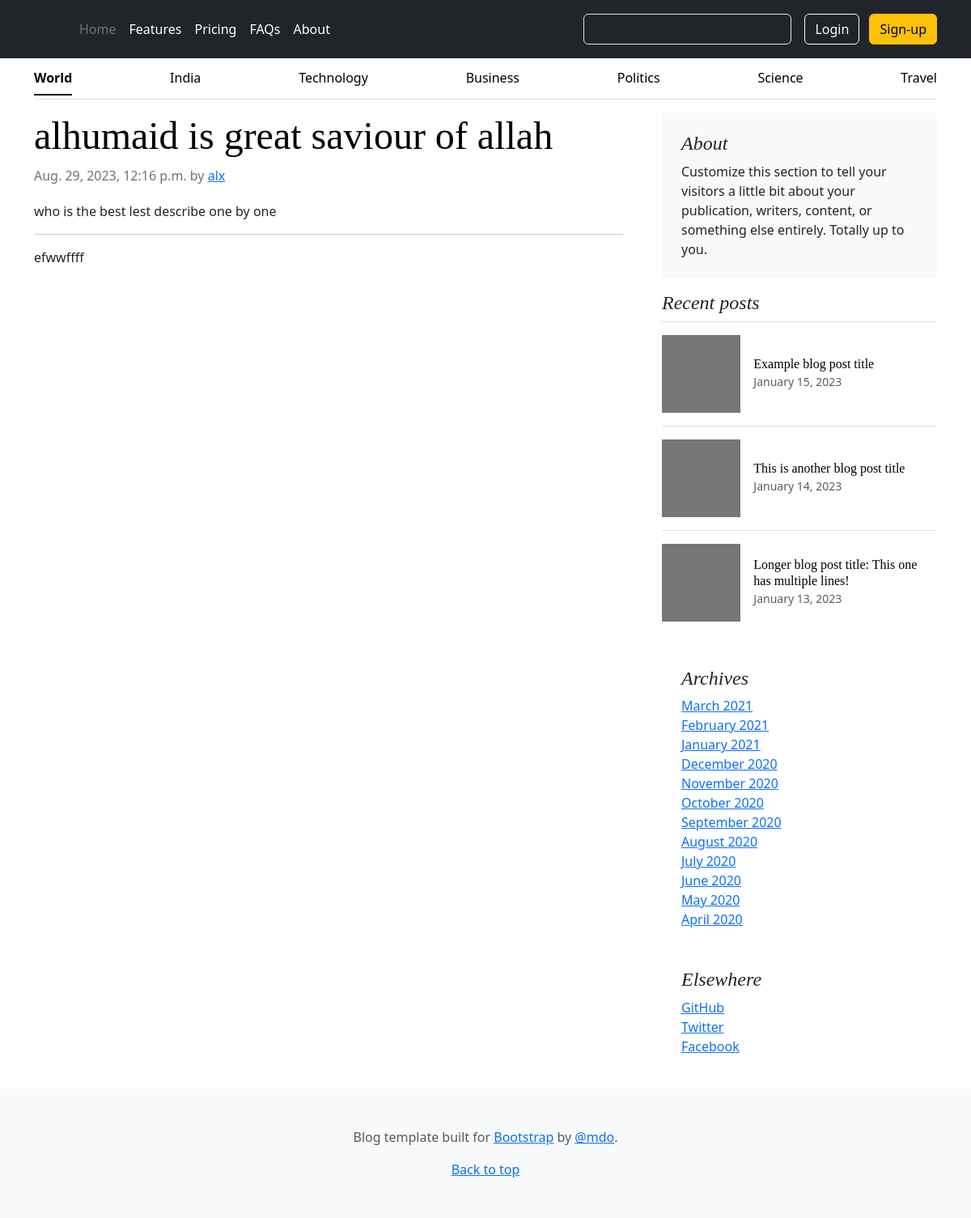
Screenshot of /blog/world/alhumaid-is-great-saviour-of-allah with the database file from the repository.
### blogger/models.py (models this page shows)
class post(models.Model):
    STATUS_CHOICES = (
 ('world', 'World'),
 ('politics', 'Politics'),
 ('india', 'India'),
 ('technology', 'Technology'),
 ('business', 'Business'),
 ('science', 'Science'),
 ('travel', 'Travel'),
 )
    title=models.CharField(max_length=50)
    description=models.CharField(max_length=150, default=None)
    author = models.ForeignKey(User,on_delete=models.CASCADE,related_name='blog_posts')
    slug = AutoSlugField(populate_from='title', unique=True, null=True, default=None)
    publish = models.DateTimeField(default=timezone.now)
    body = HTMLField()
    status = models.CharField(max_length=10,
 choices=STATUS_CHOICES,
 default='None')

### blogweb/views.py (the view)
# urls.py: 2. Add a URL to urlpatterns:  path('blog/', include('blog.urls'))
def blog(request, slug, status):
    postdata=post.objects.get(slug=slug)
    a=postdata
    data={  'title': a.title,
           'author': a.author,
           'publish': a.publish,
           'description' : a.description,
           'body': a.body
            }
    if status=='world':
        return render(request, "blogs/world.html", data)
    elif status=='india':
        return render(request, "blogs/india.html", data)
    elif status=='business':
        return render(request, "blogs/business.html", data)
    elif status=='politics':
        return render(request, "blogs/politics.html", data)
    elif status=='technology':
        return render(request, "blogs/technology.html", data)
    elif status=='travel':
        return render(request, "blogs/travel.html", data)
    elif status=='science':
        return render(request, "blogs/science.html", data)

### Templates/blogs/world.html (shortened to what this page needs)
{% load static %}
<!doctype html>
<html lang="en">
  <head>
    <link href="https://cdn.jsdelivr.net/npm/bootstrap@5.3.1/dist/css/bootstrap.min.css" rel="stylesheet">
    <link rel="stylesheet" href="https://cdn.jsdelivr.net/npm/@docsearch/css@3">
  </head>
    <body>
    <header class="p-3 text-bg-dark">
        <div class="container">
          <div class="d-flex flex-wrap align-items-center justify-content-center justify-content-lg-start">
            <a href="/" class="d-flex align-items-center mb-2 mb-lg-0 text-white text-decoration-none">
              <svg class="bi me-2" width="40" height="32" role="img" aria-label="Bootstrap"><use xlink:href="#bootstrap"></use></svg>
            </a>
            <ul class="nav col-12 col-lg-auto me-lg-auto mb-2 justify-content-center mb-md-0">
              <li><a href="#" class="nav-link px-2 text-secondary">Home</a></li>
              <li><a href="#" class="nav-link px-2 text-white">Features</a></li>
              <li><a href="#" class="nav-link px-2 text-white">Pricing</a></li>
              <li><a href="#" class="nav-link px-2 text-white">FAQs</a></li>
              <li><a href="#" class="nav-link px-2 text-white">About</a></li>
            </ul>
            <form class="col-12 col-lg-auto mb-3 mb-lg-0 me-lg-3" role="search">
              <input type="search" class="form-control form-control-dark text-bg-dark" placeholder="Search..." aria-label="Search">
            </form>
            <div class="text-end">
              <button type="button" class="btn btn-outline-light me-2">Login</button>
              <button type="button" class="btn btn-warning">Sign-up</button>
            </div>
          </div>
        </div>
    </header>
    <link href="{% static 'css/bootstrap.min.css' %}" rel="stylesheet">
    <link href="{% static 'css/index.css' %}" rel="stylesheet">
    </head>
      <body>
    <div class="container">
    <div class="nav-scroller py-1 mb-3 border-bottom">
        <nav class="nav nav-underline justify-content-between">
          <a class="nav-item nav-link link-body-emphasis active" href="/blog/world/">World</a>
          <a class="nav-item nav-link link-body-emphasis " href="/blog/india/">India</a>
          <a class="nav-item nav-link link-body-emphasis" href="/blog/technology/">Technology</a>
          <a class="nav-item nav-link link-body-emphasis" href="/blog/business/">Business</a>
          <a class="nav-item nav-link link-body-emphasis" href="/blog/politics/">Politics</a>
          <a class="nav-item nav-link link-body-emphasis" href="/blog/science/">Science</a>
          <a class="nav-item nav-link link-body-emphasis" href="/blog/travel/">Travel</a>
        </nav>
      </div>
    </div>
    <main class="container">
      <div class="row g-5">
        <div class="col-md-8">
          <article class="blog-post">
            <h2 class="display-5 link-body-emphasis mb-10">{{title}}</h2>
            <p class="blog-post-meta">{{publish}} by <a href="#">{{author}}</a></p>
            <p>{{description}}</p>
            <hr>
            <p>{{body | safe}}</p>
          </article>
        </div>
        <div class="col-md-4">
          <div class="position-sticky" style="top: 2rem;">
            <div class="p-4 mb-3 bg-body-tertiary rounded">
              <h4 class="fst-italic">About</h4>
              <p class="mb-0">Customize this section to tell your visitors a little bit about your publication, writers, content, or something else entirely. Totally up to you.</p>
            </div>
            <div>
              <h4 class="fst-italic">Recent posts</h4>
              <ul class="list-unstyled">
                <li>
                  <a class="d-flex flex-column flex-lg-row gap-3 align-items-start align-items-lg-center py-3 link-body-emphasis text-decoration-none border-top" href="#">
                    <svg class="bd-placeholder-img" width="100%" height="96" xmlns="http://www.w3.org/2000/svg" aria-hidden="true" preserveAspectRatio="xMidYMid slice" focusable="false"><rect width="100%" height="100%" fill="#777"></rect></svg>
                    <div class="col-lg-8">
                      <h6 class="mb-0">Example blog post title</h6>
                      <small class="text-body-secondary">January 15, 2023</small>
                    </div>
                  </a>
                </li>
                <li>
                  <a class="d-flex flex-column flex-lg-row gap-3 align-items-start align-items-lg-center py-3 link-body-emphasis text-decoration-none border-top" href="#">
                    <svg class="bd-placeholder-img" width="100%" height="96" xmlns="http://www.w3.org/2000/svg" aria-hidden="true" preserveAspectRatio="xMidYMid slice" focusable="false"><rect width="100%" height="100%" fill="#777"></rect></svg>
                    <div class="col-lg-8">
                      <h6 class="mb-0">This is another blog post title</h6>
                      <small class="text-body-secondary">January 14, 2023</small>
                    </div>
                  </a>
                </li>
                <li>
                  <a class="d-flex flex-column flex-lg-row gap-3 align-items-start align-items-lg-center py-3 link-body-emphasis text-decoration-none border-top" href="#">
                    <svg class="bd-placeholder-img" width="100%" height="96" xmlns="http://www.w3.org/2000/svg" aria-hidden="true" preserveAspectRatio="xMidYMid slice" focusable="false"><rect width="100%" height="100%" fill="#777"></rect></svg>
                    <div class="col-lg-8">
                      <h6 class="mb-0">Longer blog post title: This one has multiple lines!</h6>
                      <small class="text-body-secondary">January 13, 2023</small>
                    </div>
                  </a>
                </li>
              </ul>
            </div>
            <div class="p-4">
              <h4 class="fst-italic">Archives</h4>
              <ol class="list-unstyled mb-0">
                <li><a href="#">March 2021</a></li>
                <li><a href="#">February 2021</a></li>
                <li><a href="#">January 2021</a></li>
                <li><a href="#">December 2020</a></li>
                <li><a href="#">November 2020</a></li>
                <li><a href="#">October 2020</a></li>
                <li><a href="#">September 2020</a></li>
                <li><a href="#">August 2020</a></li>
                <li><a href="#">July 2020</a></li>
                <li><a href="#">June 2020</a></li>
                <li><a href="#">May 2020</a></li>
                <li><a href="#">April 2020</a></li>
              </ol>
            </div>
            <div class="p-4">
              <h4 class="fst-italic">Elsewhere</h4>
              <ol class="list-unstyled">
                <li><a href="#">GitHub</a></li>
                <li><a href="#">Twitter</a></li>
                <li><a href="#">Facebook</a></li>
              </ol>
            </div>
          </div>
        </div>
      </div>
    </main>
    <footer class="py-5 text-center text-body-secondary bg-body-tertiary">
      <p>Blog template built for <a href="https://getbootstrap.com/">Bootstrap</a> by <a href="https://twitter.com/mdo">@mdo</a>.</p>
      <p class="mb-0">
        <a href="#">Back to top</a>
      </p>
    </footer>
    </body>
</html>

### static/css/index.css (style rules this page uses)
h1, h2, h3, h4, h5, h6 { font-family: "Playfair Display", Georgia, "Times New Roman", serif; }
.blog-post { margin-bottom: 4rem; }
.blog-post-meta { margin-bottom: 1.25rem; color: #727272; }

### rows the page displays
post: title "alhumaid is great saviour of allah", publish "Aug. 29, 2023, 12:16 p.m.", description "who is the best lest describe one by one", body "efwwffff"

### other values shown
{{ author }} "alx"
